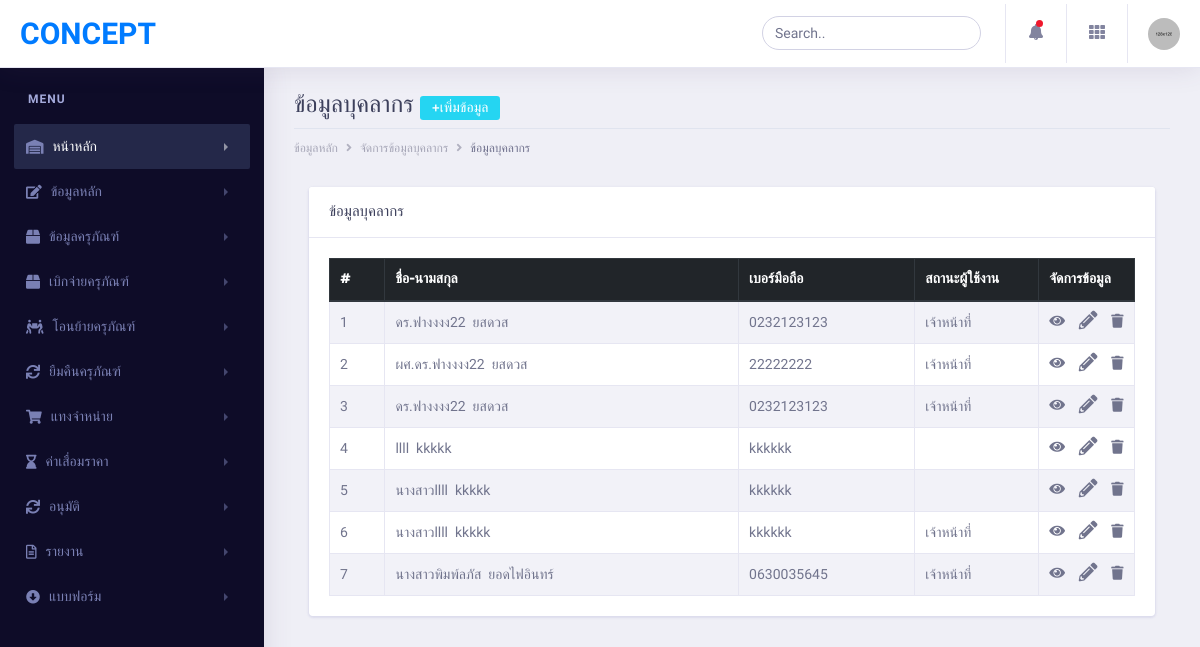
Page /?page=personnel (signed in) on the committed database.
### tables this page shows
CREATE TABLE `users` (
  `user_id` int(11) NOT NULL AUTO_INCREMENT COMMENT 'รหัสบุคลากร',
  `user_title_id` varchar(200) NOT NULL COMMENT 'คำนำหน้าชื่อ',
  `user_fname` varchar(200) NOT NULL COMMENT 'ชื่อจริง',
  `user_lname` varchar(11) NOT NULL COMMENT 'นามสกุล',
  `user_gender` varchar(200) NOT NULL COMMENT 'เพศ',
  `user_idcard` int(13) NOT NULL COMMENT 'เลขรหัสประจำตัวประชาชน',
  `user_birthday` date NOT NULL COMMENT 'วันเกิด',
  `user_address` varchar(200) NOT NULL COMMENT 'ที่อยู่',
  `user_provinces` varchar(200) NOT NULL COMMENT 'ที่อยู่(จังหวัด)',
  `user_amphures` varchar(200) NOT NULL COMMENT 'ที่อยู่(อำเภอ)',
  `user_districts` varchar(200) NOT NULL COMMENT 'ที่อยู่(ตำบล)',
  `user_tel` varchar(10) NOT NULL COMMENT 'หมายเลขโทรศัพท์',
  `user_email` varchar(50) NOT NULL COMMENT 'อีเมล',
  `user_username` varchar(50) NOT NULL COMMENT 'ชื่อเข้าใช้งาน',
  `user_pass` varchar(50) NOT NULL COMMENT 'รหัสเข้าใช้งาน',
  `user_userlevel_id` varchar(200) NOT NULL COMMENT 'สถานะผู้ใช้งาน',
  `user_zip_code` varchar(200) NOT NULL COMMENT 'ไปรษณีย์',
  `user_image` varchar(255) NOT NULL,
  PRIMARY KEY (`user_id`)
);

### page/personnel.php (the view, shortened to what this page needs)
<?php
include ('dbconnect.php');
$select_user = "SELECT * FROM users";
$result = mysqli_query($connect, $select_user);
?>
<!DOCTYPE html>
<html lang="en">
<head>
</head>
<body>
    <div class="dashboard-wrapper">
        <div class="container-fluid  dashboard-content">
            <div class="row">
                <div class="col-xl-12 col-lg-12 col-md-12 col-sm-12 col-12">
                    <div class="page-header">
                        <h2 class="pageheader-title">ข้อมูลบุคลากร
                            <a href="?page=add_personnel" class="btn-info btn-sm">+เพิ่มข้อมูล</a>
                        </h2>
                        <div class="page-breadcrumb">
                            <nav aria-label="breadcrumb">
                                <ol class="breadcrumb">
                                    <li class="breadcrumb-item"><a href="#" class="breadcrumb-link">ข้อมูลหลัก</a></li>
                                    <li class="breadcrumb-item"><a href="#"
                                            class="breadcrumb-link">จัดการข้อมูลบุคลากร</a></li>
                                    <li class="breadcrumb-item active" aria-current="page">ข้อมูลบุคลากร</li>
                                </ol>
                            </nav>
                        </div>
                    </div>
                </div>
            </div>
            <div class="col-md-12">
                <div class="card">
                    <h5 class="card-header">ข้อมูลบุคลากร</h5>
                    <div class="card-body">
                        <table class="table table-striped table-bordered">
                            <thead class="thead-dark">
                                <tr role="row">
                                    <th style="width: 5px;"><b> # </b></th>
                                    <th style="width: 200px;"><b>ชื่อ-นามสกุล</b></th>
                                    <th style="width: 40px;"><b>เบอร์มือถือ</b></th>
                                    <th style="width: 70px;"><b>สถานะผู้ใช้งาน</b></th>
                                    <th style="width: 40px;"><b>จัดการข้อมูล</b></th>
                                </tr>
                            </thead>
                            <tbody>
                                <?php $i = 1;
                                while ($row = mysqli_fetch_assoc($result)) { ?>
                                <tr>
                                    <td><?= $i++; ?></td>
                                    <td>
                                        <?= $row['user_title_id'] . $row['user_fname'] . "&nbsp;&nbsp;" . $row['user_lname'] ?>
                                    </td>
                                    <td><?= $row['user_tel'] ?></td>
                                    <td><?= $row['user_userlevel_id'] ?></td>
                                    <th>
                                        <a href="?page=view_personnel&user_id=<?= $row['user_id'] ?>"><i
                                                class="fas fa-eye fa-3g"> </i></a>&nbsp &nbsp
                                        <a href="?page=edit_personnel&user_id=<?php  echo $row["user_id"] ?>"><i class="fas fa-pencil-alt fa-lg"> </i></a>&nbsp &nbsp
                                        <a href="?delete=<?= $row['user_id'] ?>"><i class="fa  fa-trash fa-3g"> </i></a>
                                    </th>
                                </tr>
                                <?php } ?>
                            </tbody>
                        </table>
                    </div>
                </div>
            </div>
        </div>
    </div>
</body>

### view/head.php (style rules this page uses)
body { font-family: 'IBM Plex Sans Thai', sans-serif; font-family: 'Sarabun', sans-serif; }

### rows in the picture
users: user_title "ดร.", user_fname "ฟางงงง22", user_lname "ยสดวส", user_tel "0232123123", user_userlevel "เจ้าหน้าที่"
users: user_title "ผศ.ดร.", user_fname "ฟางงงง22", user_lname "ยสดวส", user_tel "22222222", user_userlevel "เจ้าหน้าที่"
users: user_title "ดร.", user_fname "ฟางงงง22", user_lname "ยสดวส", user_tel "0232123123", user_userlevel "เจ้าหน้าที่"
users: user_fname "llll", user_lname "kkkkk", user_tel "kkkkkk"
users: user_title "นางสาว", user_fname "llll", user_lname "kkkkk", user_tel "kkkkkk"
users: user_title "นางสาว", user_fname "llll", user_lname "kkkkk", user_tel "kkkkkk", user_userlevel "เจ้าหน้าที่"
users: user_title "นางสาว", user_fname "พิมพ์ลภัส", user_lname "ยอดไฟอินทร์", user_tel "0630035645", user_userlevel "เจ้าหน้าที่"
